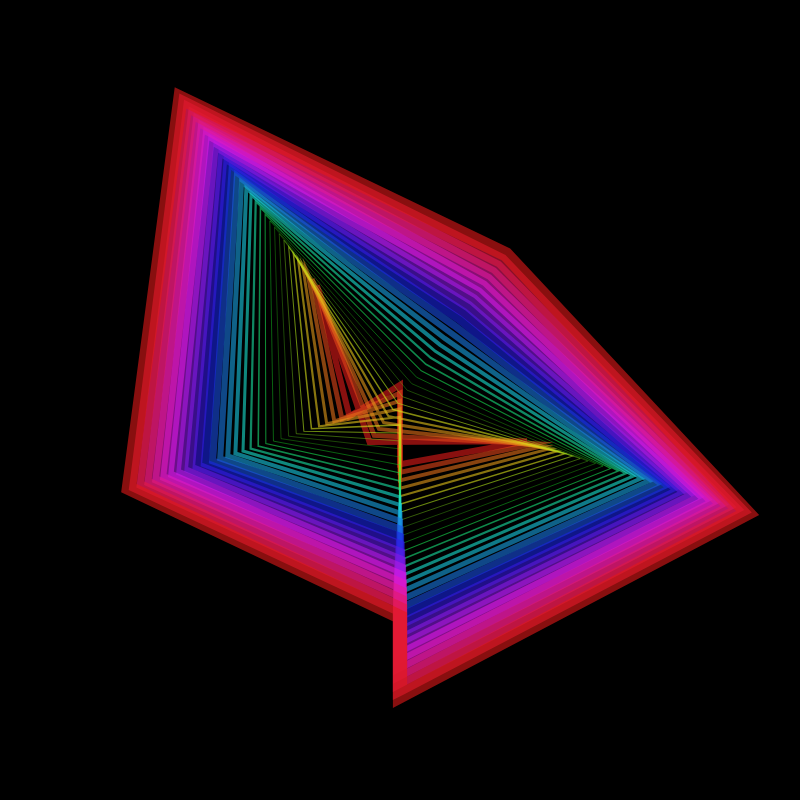
Frame 1 (no input)
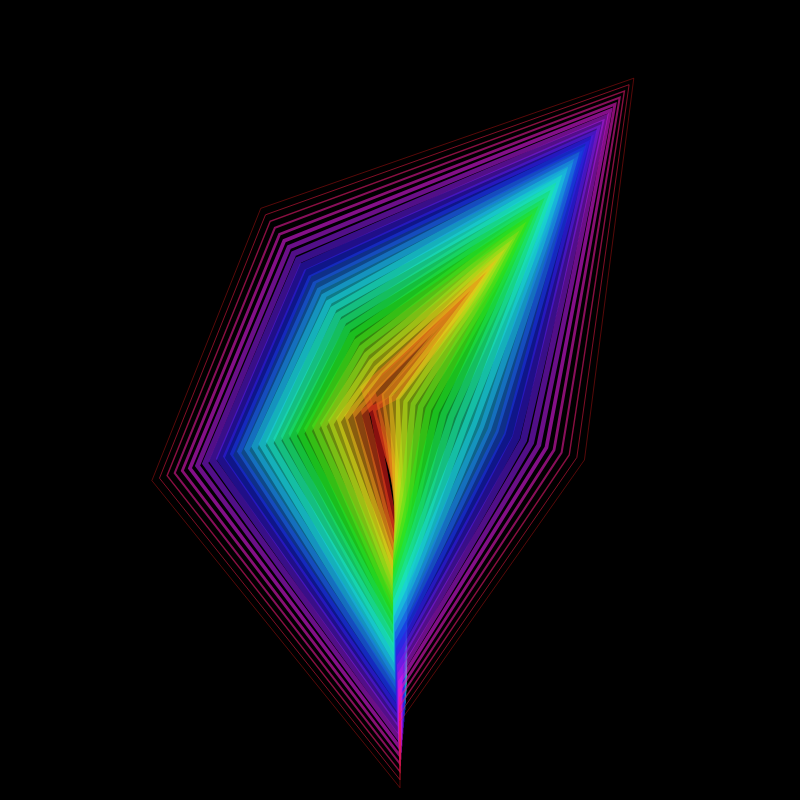
Frame 60 (no input)
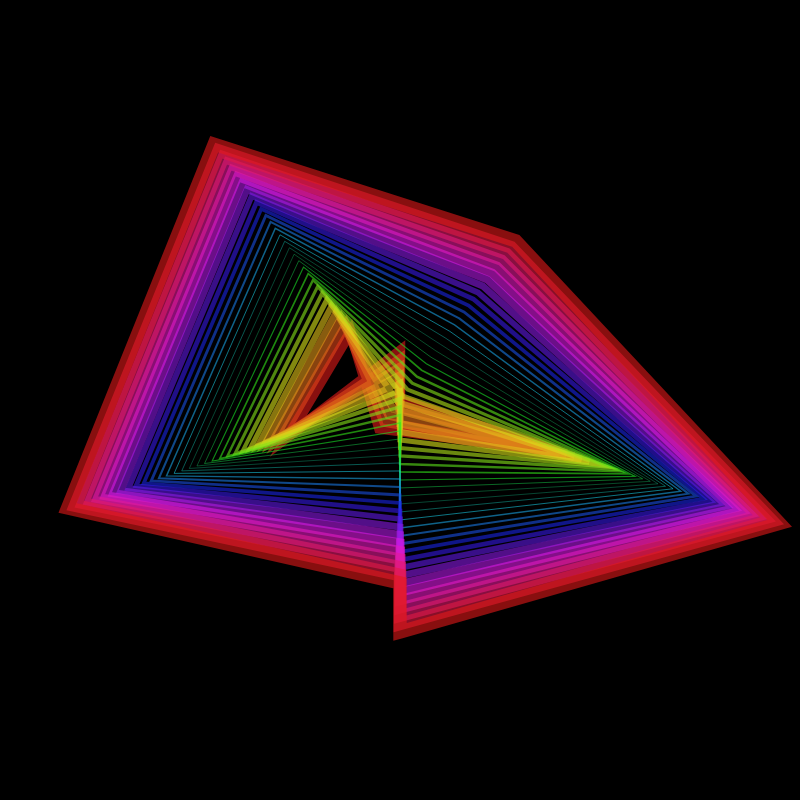
Frame 120 (the mouse pressed at the canvas centre since frame 60)

The p5.js sketch that drew these frames (run headless with seeded random() and noise() and a simulated clock; from frame 60 on, the mouse is pressed at the canvas centre):

// p5.js sketch
// ── sketch.js
function setup() {
    createCanvas(800, 800);
}

function draw() {
    background(0);
    noFill();
    colorMode(HSB);
    for (var i = 1; i<=30; i=i+1) {
    //用i让每一次正弦波的弧度都不一样
    var deg = (millis()+57*i)/6.18;
    var rad = radians(deg);
    var pingPong = sin(rad);
    //不同节奏的来回往复用在笔触上
    var sw = map(pingPong, -1.0, 1.0, 14.3, 0.5);
    strokeWeight(sw);
    stroke(map(i,1,30,1,360), 89, 89, 0.6);
    drawPolygon(width/2, height/2, i*8, 5);
  }
}

function drawPolygon(cx, cy, r, count) {
    push();
    translate(cx, cy);
    beginShape();
    for (var i = 0; i <= count; i ++) {
        var unit = 360 / count;
        var mr = r + map(sin(radians((millis() + 824 * i) / 6.1)), -1, 1, -60, 162);
        var x = mr * sin(radians(unit * i));
        var y = mr * cos(radians(unit * i));
        vertex(x, y);
    }
    endShape(CLOSE);
    pop();
}
